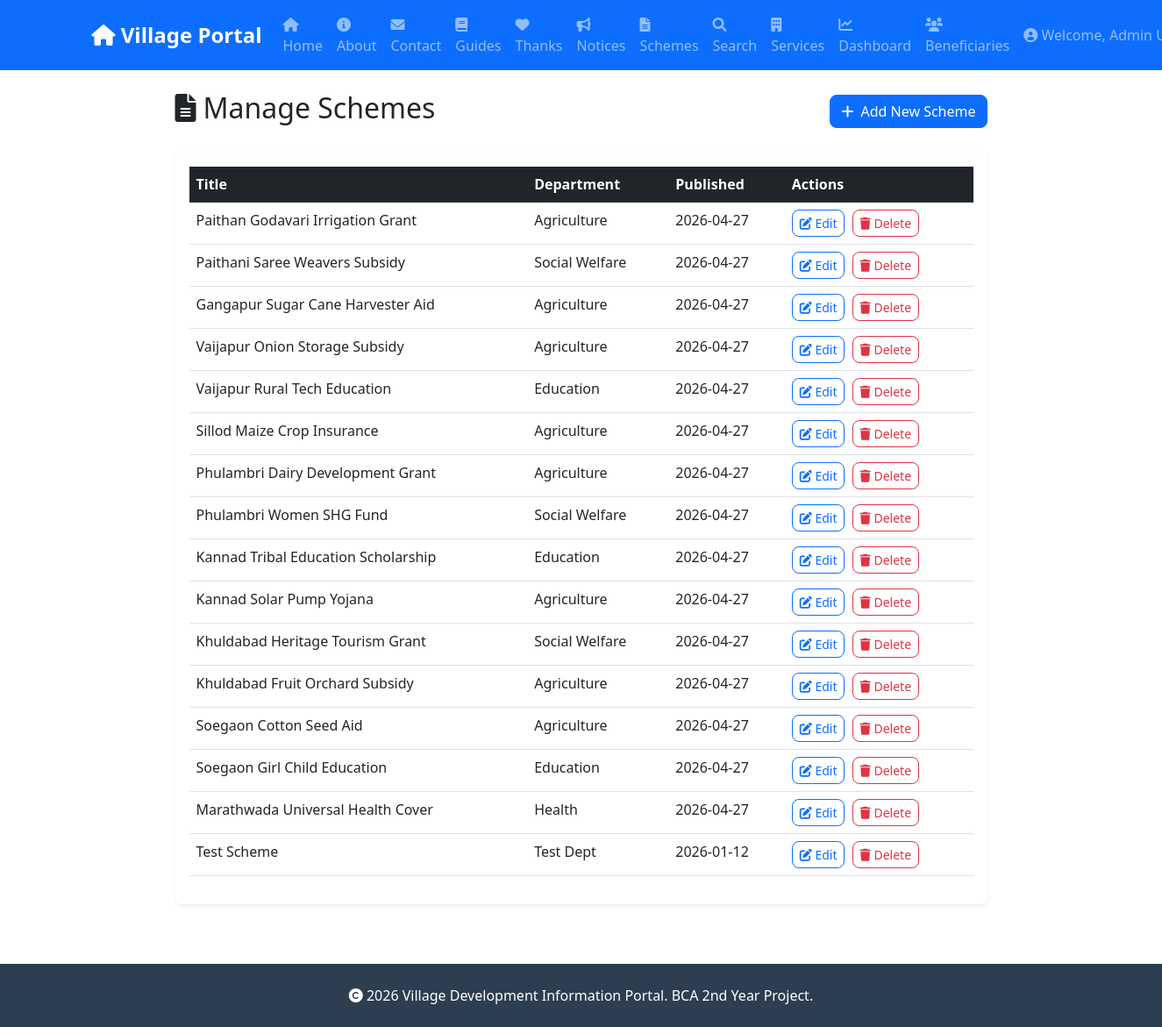
Screenshot of /admin/schemes (signed in) with the database file from the repository.
### tables this page shows
CREATE TABLE users (
            id INTEGER PRIMARY KEY AUTOINCREMENT,
            name TEXT NOT NULL,
            email TEXT UNIQUE NOT NULL,
            password_hash TEXT NOT NULL,
            role TEXT NOT NULL,
            created_at TIMESTAMP DEFAULT CURRENT_TIMESTAMP
        , theme_preference TEXT DEFAULT 'light', location TEXT);

CREATE TABLE schemes (
            id INTEGER PRIMARY KEY AUTOINCREMENT,
            title TEXT NOT NULL,
            description TEXT,
            department TEXT,
            eligibility TEXT,
            benefits TEXT,
            apply_link TEXT,
            published_on TIMESTAMP DEFAULT CURRENT_TIMESTAMP
        , location TEXT DEFAULT "All");

### app.py (the view)
@app.route('/admin/schemes')
@login_required
def admin_schemes():
    if current_user.role != 'admin':
        flash('Access denied', 'error')
        return redirect(url_for('index'))
    conn = get_db()
    cursor = conn.cursor()
    cursor.execute('SELECT * FROM schemes ORDER BY published_on DESC')
    schemes = cursor.fetchall()
    conn.close()
    return render_template('admin_schemes.html', schemes=schemes)

### app.py (called while the page is built)
def get_db():
    db_path = app.config.get('DATABASE', 'database.db')
    conn = sqlite3.connect(db_path)
    conn.row_factory = sqlite3.Row
    return conn

@login_manager.user_loader
def load_user(user_id):
    conn = get_db()
    cursor = conn.cursor()
    cursor.execute('SELECT * FROM users WHERE id = ?', (user_id,))
    user = cursor.fetchone()
    conn.close()
    if user:
        return User(user['id'], user['name'], user['email'], user['role'], dict(user).get('location'))
    return None

### templates/admin_schemes.html
{% extends "base.html" %}
{% block content %}
<div class="row justify-content-center">
    <div class="col-lg-10">
        <div class="d-flex justify-content-between align-items-center mb-4">
            <h2><i class="fas fa-file-alt me-2"></i>Manage Schemes</h2>
            <a href="{{ url_for('admin_add_scheme') }}" class="btn btn-primary">
                <i class="fas fa-plus me-2"></i>Add New Scheme
            </a>
        </div>
        <div class="card shadow-sm">
            <div class="card-body">
                {% if schemes %}
                <div class="table-responsive">
                    <table class="table table-hover">
                        <thead class="table-dark">
                            <tr>
                                <th>Title</th>
                                <th>Department</th>
                                <th>Published</th>
                                <th>Actions</th>
                            </tr>
                        </thead>
                        <tbody>
                            {% for scheme in schemes %}
                            <tr>
                                <td>{{ scheme.title }}</td>
                                <td>{{ scheme.department }}</td>
                                <td>{{ scheme.published_on[:10] }}</td>
                                <td>
                                    <a href="{{ url_for('admin_edit_scheme', scheme_id=scheme.id) }}"
                                        class="btn btn-sm btn-outline-primary me-1">
                                        <i class="fas fa-edit"></i> Edit
                                    </a>
                                    <a href="{{ url_for('admin_delete_scheme', scheme_id=scheme.id) }}"
                                        class="btn btn-sm btn-outline-danger" onclick="return confirm('Are you sure?')">
                                        <i class="fas fa-trash"></i> Delete
                                    </a>
                                </td>
                            </tr>
                            {% endfor %}
                        </tbody>
                    </table>
                </div>
                {% else %}
                <div class="text-center py-4">
                    <p class="text-muted">No schemes found.</p>
                    <a href="{{ url_for('admin_add_scheme') }}" class="btn btn-primary">Add First Scheme</a>
                </div>
                {% endif %}
            </div>
        </div>
    </div>
</div>
{% endblock %}

### templates/base.html (shortened to what this page needs)
<!DOCTYPE html>
<html lang="en">
<head>
    <link href="https://cdn.jsdelivr.net/npm/bootstrap@5.3.0/dist/css/bootstrap.min.css" rel="stylesheet">
    <link rel="stylesheet" href="https://cdnjs.cloudflare.com/ajax/libs/font-awesome/6.0.0/css/all.min.css">
</head>
<body>
    <nav class="navbar navbar-expand-lg navbar-dark bg-primary sticky-top">
        <div class="container">
            <a class="navbar-brand" href="/">
                <i class="fas fa-home"></i> Village Portal
            </a>
            <div class="collapse navbar-collapse" id="navbarNav">
                <ul class="navbar-nav me-auto">
                    <li class="nav-item">
                        <a class="nav-link" href="/">
                            <i class="fas fa-house"></i> Home
                        </a>
                    </li>
                    <li class="nav-item">
                        <a class="nav-link" href="/about">
                            <i class="fas fa-info-circle"></i> About
                        </a>
                    </li>
                    <li class="nav-item">
                        <a class="nav-link" href="/contact">
                            <i class="fas fa-envelope"></i> Contact
                        </a>
                    </li>
                    <li class="nav-item">
                        <a class="nav-link" href="/documentation">
                            <i class="fas fa-book"></i> Guides
                        </a>
                    </li>
                    <li class="nav-item">
                        <a class="nav-link" href="/acknowledgements">
                            <i class="fas fa-heart"></i> Thanks
                        </a>
                    </li>
                    <li class="nav-item">
                        <a class="nav-link" href="/notices">
                            <i class="fas fa-bullhorn"></i> Notices
                        </a>
                    </li>
                    <li class="nav-item">
                        <a class="nav-link" href="/schemes">
                            <i class="fas fa-file-alt"></i> Schemes
                        </a>
                    </li>
                    <li class="nav-item">
                        <a class="nav-link" href="/search">
                            <i class="fas fa-search"></i> Search
                        </a>
                    </li>
                    <li class="nav-item">
                        <a class="nav-link" href="/services">
                            <i class="fas fa-building"></i> Services
                        </a>
                    </li>
                    {% if current_user.is_authenticated and current_user.role == 'admin' %}
                    <li class="nav-item">
                        <a class="nav-link" href="/admin/dashboard">
                            <i class="fas fa-chart-line"></i> Dashboard
                        </a>
                    </li>
                    <li class="nav-item">
                        <a class="nav-link" href="/beneficiaries">
                            <i class="fas fa-users"></i> Beneficiaries
                        </a>
                    </li>
                    {% endif %}
                </ul>
                <ul class="navbar-nav">
                    {% if current_user.is_authenticated %}
                    <li class="nav-item dropdown">
                        <a class="nav-link dropdown-toggle" href="#" id="userDropdown" role="button"
                            data-bs-toggle="dropdown" aria-expanded="false">
                            <i class="fas fa-user-circle"></i> Welcome, {{ current_user.name }}
                        </a>
                    </li>
                    {% endif %}
                </ul>
            </div>
        </div>
    </nav>
    <div class="container mt-4">
        {% block content %}{% endblock %}
    </div>
    <footer class="footer bg-dark text-white py-4 mt-5">
        <div class="container text-center">
            <p class="mb-0">
                <i class="fas fa-copyright"></i> 2026 Village Development Information Portal.
                BCA 2nd Year Project.
            </p>
        </div>
    </footer>
</body>
</html>

### templates/base.html (style rules this page uses)
.navbar-brand { font-weight: bold; font-size: 1.5rem; }
.card { margin-bottom: 20px; border: none; box-shadow: 0 2px 10px rgba(0, 0, 0, 0.1); }
.footer { margin-top: 50px; background: #2c3e50 !important; }
.btn { border-radius: 8px; }
.nav-link { font-weight: 500; }

### rows the page displays
users: name "Admin…"
schemes: title "Paithan Godavari Irrigation Grant", department "Agriculture", published_on "2026-04-27"
schemes: title "Paithani Saree Weavers Subsidy", department "Social Welfare", published_on "2026-04-27"
schemes: title "Gangapur Sugar Cane Harvester Aid", department "Agriculture", published_on "2026-04-27"
schemes: title "Vaijapur Onion Storage Subsidy", department "Agriculture", published_on "2026-04-27"
schemes: title "Vaijapur Rural Tech Education", department "Education", published_on "2026-04-27"
schemes: title "Sillod Maize Crop Insurance", department "Agriculture", published_on "2026-04-27"
schemes: title "Phulambri Dairy Development Grant", department "Agriculture", published_on "2026-04-27"
schemes: title "Phulambri Women SHG Fund", department "Social Welfare", published_on "2026-04-27"
schemes: title "Kannad Tribal Education Scholarship", department "Education", published_on "2026-04-27"
schemes: title "Kannad Solar Pump Yojana", department "Agriculture", published_on "2026-04-27"
schemes: title "Khuldabad Heritage Tourism Grant", department "Social Welfare", published_on "2026-04-27"
schemes: title "Khuldabad Fruit Orchard Subsidy", department "Agriculture", published_on "2026-04-27"
schemes: title "Soegaon Cotton Seed Aid", department "Agriculture", published_on "2026-04-27"
schemes: title "Soegaon Girl Child Education", department "Education", published_on "2026-04-27"
schemes: title "Marathwada Universal Health Cover", department "Health", published_on "2026-04-27"
schemes: title "Test Scheme", department "Test Dept", published_on "2026-01-12"
